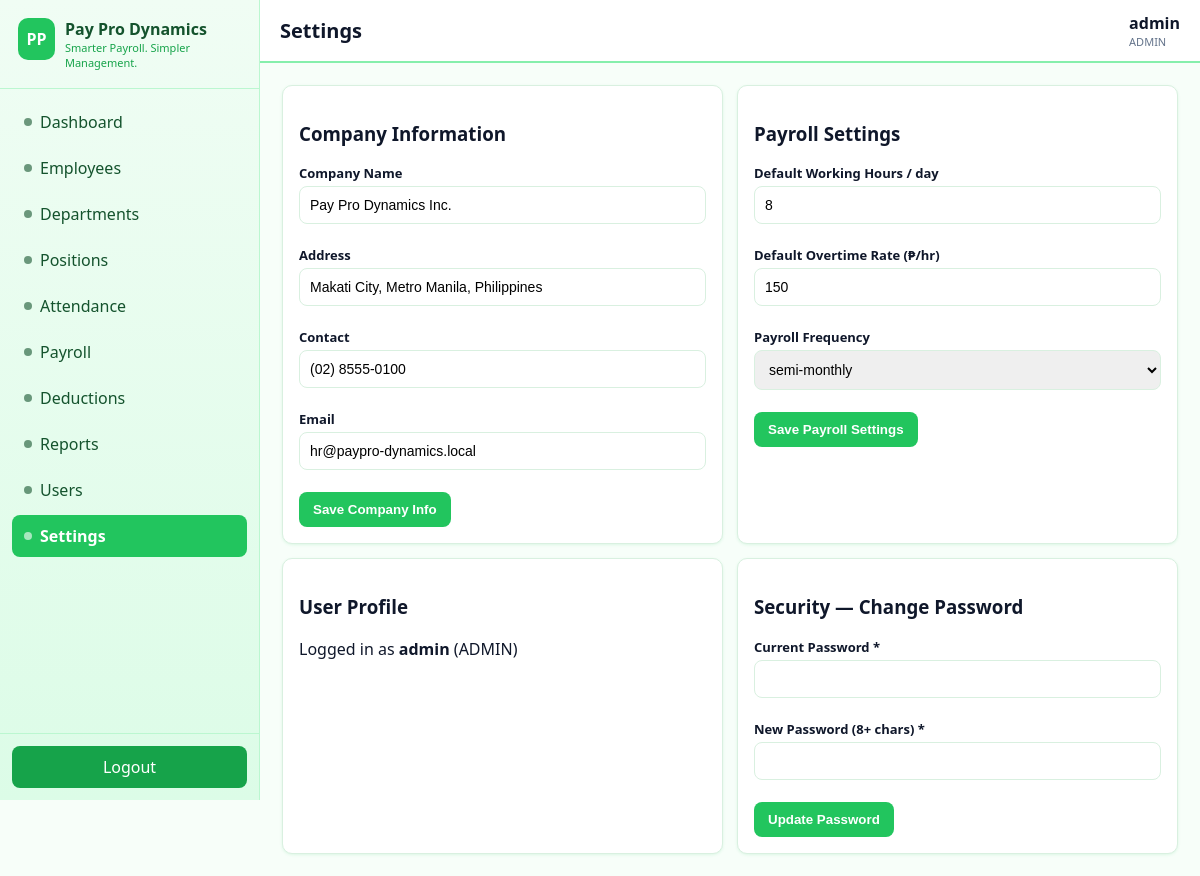
/settings/index.php (signed in), run on the app's committed database.
### tables this page shows
CREATE TABLE settings (
  id INT AUTO_INCREMENT PRIMARY KEY,
  setting_key VARCHAR(50) NOT NULL UNIQUE,
  setting_value TEXT NULL
);

### config/database.php (called while the page is built, shortened)
<?php
function db() {
    static $pdo = null;
    if ($pdo instanceof PDO) return $pdo;
    $dsn = 'mysql:host=' . DB_HOST . ';dbname=' . DB_NAME . ';charset=' . DB_CHARSET;
    $opts = [
        PDO::ATTR_ERRMODE            => PDO::ERRMODE_EXCEPTION,
        PDO::ATTR_DEFAULT_FETCH_MODE => PDO::FETCH_ASSOC,
        PDO::ATTR_EMULATE_PREPARES   => false,
    ];
    try {
        $pdo = new PDO($dsn, DB_USER, DB_PASS, $opts);
    } catch (PDOException $e) {
        http_response_code(500);
        die('<h2>Database connection failed.</h2><p>Please check that XAMPP MySQL is running and the database <b>pay_pro_dynamics</b> is imported.</p>');
    }
    return $pdo;
}

### includes/functions.php (called while the page is built, shortened)
<?php
function e($str) { return htmlspecialchars((string)($str ?? ''), ENT_QUOTES, 'UTF-8'); }
function get_setting($key, $default = '') {
    try {
        $stmt = db()->prepare("SELECT setting_value FROM settings WHERE setting_key = ?");
        $stmt->execute([$key]);
        $row = $stmt->fetch();
        return $row ? $row['setting_value'] : $default;
    } catch (Exception $ex) { return $default; }
}

### settings/index.php (the view, shortened to what this page needs)
<?php
function S($k,$d='') { return get_setting($k,$d); }
require_once __DIR__ . '/../includes/header.php';
require_once __DIR__ . '/../includes/sidebar.php';
require_once __DIR__ . '/../includes/navbar.php';
?>
<div class="grid grid-2">
<div class="card"><h3>Company Information <?= $role!=='ADMIN' ? '<small>(Admin only)</small>' : '' ?></h3>
<form method="post"><input type="hidden" name="section" value="company">
<label>Company Name</label><input name="company_name" value="<?= e(S('company_name')) ?>" <?= $role!=='ADMIN'?'disabled':'' ?>>
<br><br><label>Address</label><input name="company_address" value="<?= e(S('company_address')) ?>" <?= $role!=='ADMIN'?'disabled':'' ?>>
<br><br><label>Contact</label><input name="contact_number" value="<?= e(S('contact_number')) ?>" <?= $role!=='ADMIN'?'disabled':'' ?>>
<br><br><label>Email</label><input name="company_email" value="<?= e(S('company_email')) ?>" <?= $role!=='ADMIN'?'disabled':'' ?>>
<br><br><?php if($role==='ADMIN'): ?><button class="btn" type="submit">Save Company Info</button><?php endif; ?></form></div>
<div class="card"><h3>Payroll Settings</h3>
<form method="post"><input type="hidden" name="section" value="payroll">
<label>Default Working Hours / day</label><input type="number" step="0.5" min="1" max="16" name="default_working_hours" value="<?= e(S('default_working_hours','8')) ?>">
<br><br><label>Default Overtime Rate (₱/hr)</label><input type="number" step="0.01" min="0" name="default_overtime_rate" value="<?= e(S('default_overtime_rate','150')) ?>">
<br><br><label>Payroll Frequency</label><select name="payroll_frequency">
<?php foreach(['weekly','semi-monthly','monthly'] as $f): ?><option <?= S('payroll_frequency')===$f?'selected':'' ?>><?= $f ?></option><?php endforeach; ?></select>
<br><br><button class="btn" type="submit">Save Payroll Settings</button></form></div>
<div class="card"><h3>User Profile</h3>
<p>Logged in as <b><?= e($_SESSION['username'] ?? '') ?></b> (<?= e($role) ?>)</p></div>
<div class="card"><h3>Security — Change Password</h3>
<form method="post" data-validate><input type="hidden" name="section" value="password">
<label>Current Password *</label><input type="password" name="current_password" required>
<br><br><label>New Password (8+ chars) *</label><input type="password" name="new_password" required minlength="8">
<br><br><button class="btn" type="submit">Update Password</button></form></div>
</div>
<?php require_once __DIR__ . '/../includes/footer.php'; ?>

### assets/css/style.css (style rules this page uses)
:root { --primary:#22C55E; --secondary:#16A34A; --bg:#F7FEF9; --card:#FFFFFF; --text:#0F172A; --muted:#64748B; --success:#16A34A; --warning:#F59E0B; --danger:#DC2626; --border:#D9F0E0; --radius:10px; --shadow:0 1px 3px rgba(34,197,94,.12); }
* { box-sizing:border-box }
body { margin:0;font-family:Segoe UI,Arial,Helvetica,sans-serif;background:var(--bg);color:var(--text) }
.grid { display:grid;gap:14px }
.grid-2 { grid-template-columns:repeat(2,1fr) }
.card { background:var(--card);border:1px solid var(--border);border-radius:var(--radius);box-shadow:var(--shadow);padding:16px }
.btn { display:inline-block;border:0;border-radius:8px;padding:10px 14px;cursor:pointer;font-weight:600;background:var(--primary);color:#fff }
label { font-size:13px;font-weight:600;display:block;margin-bottom:4px }
input,select,textarea { width:100%;padding:10px;border:1px solid var(--border);border-radius:8px;font-size:14px }

### data on the page
settings: company_name "Pay Pro Dynamics Inc."
settings: company_address "Makati City, Metro Manila, Philippines"
settings: contact_number "(02) 8555-0100"
settings: company_email "hr@paypro-dynamics.local"
settings: default_working_hours "8"
settings: default_overtime_rate "150"
settings: payroll_frequency "semi-monthly"

### other printed values
$label "Dashboard"
$label "Employees"
$label "Departments"
$label "Positions"
$label "Attendance"
$label "Payroll"
$label "Deductions"
$label "Reports"
$label "Users"
$label "Settings"
$pageTitle "Settings"
$uname "admin"
$role "ADMIN"
$_SESSION['username'] "admin"
